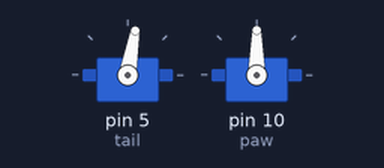
The sketch below on a simulated Arduino Uno, built with avr-gcc and run on an emulated ATmega328P. On the bench: 2 × servo.

Above: at 0.05 s.
At 3.0 s:
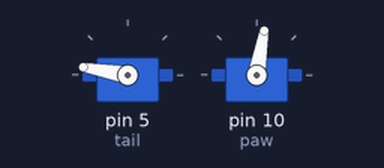
Timing chart, 0 to 6.9 s (numbered marks = the images above):
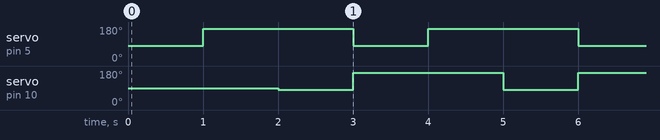

The sketch:

Servo_Test.ino
```cpp
#include <Servo.h>
Servo tail; // declaring servo
Servo paw;// declaring servo
void setup() {
 tail.attach(5); // attaching servo
  paw.attach(10);// attaching servo
  }
  void loop() {
     tail.write(80);//moving servo
    delay(1000);
    tail.write(170);
    delay(1000);
    paw.write(80); // moving servo
       delay(1000);
       paw.write(170); // moving servo
    }
```

Measured:
- by itself, servo on pin 5 (tail), servo on pin 10 (paw): alternates 170° for 2.0 s and 80° for 1.0 s
